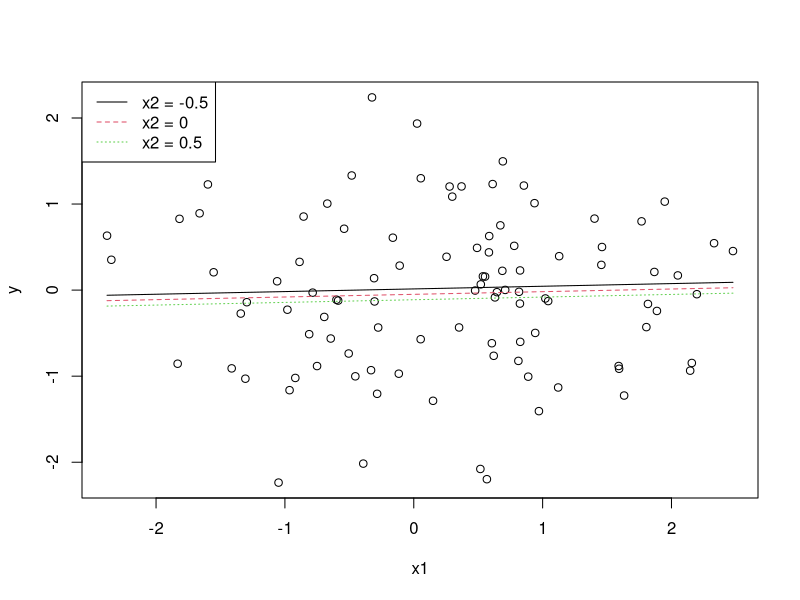
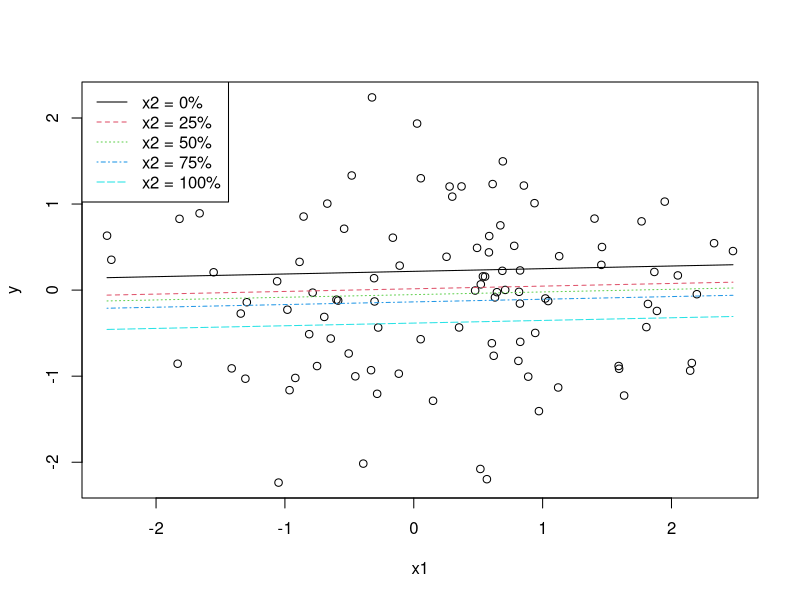
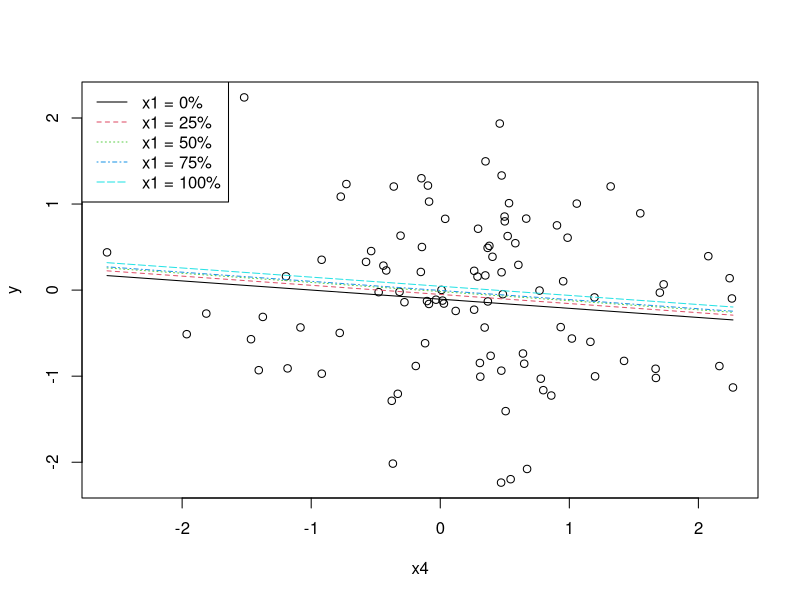
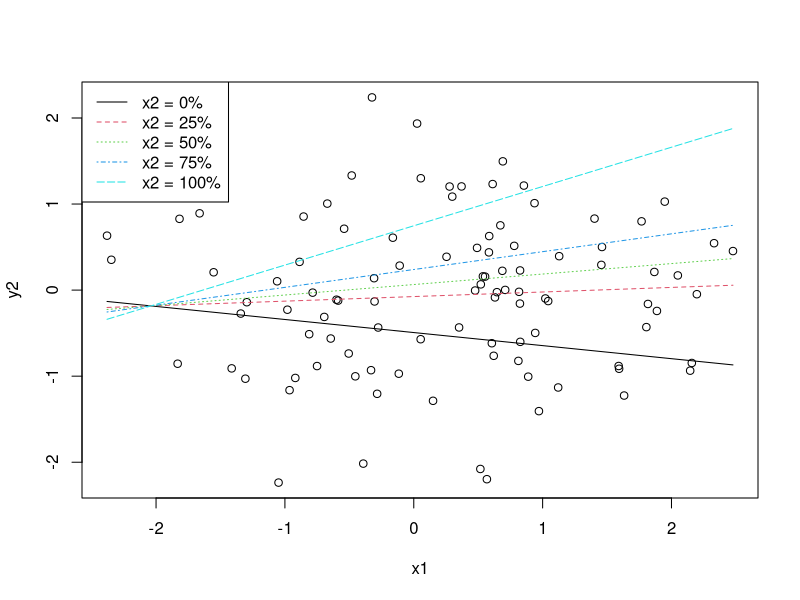
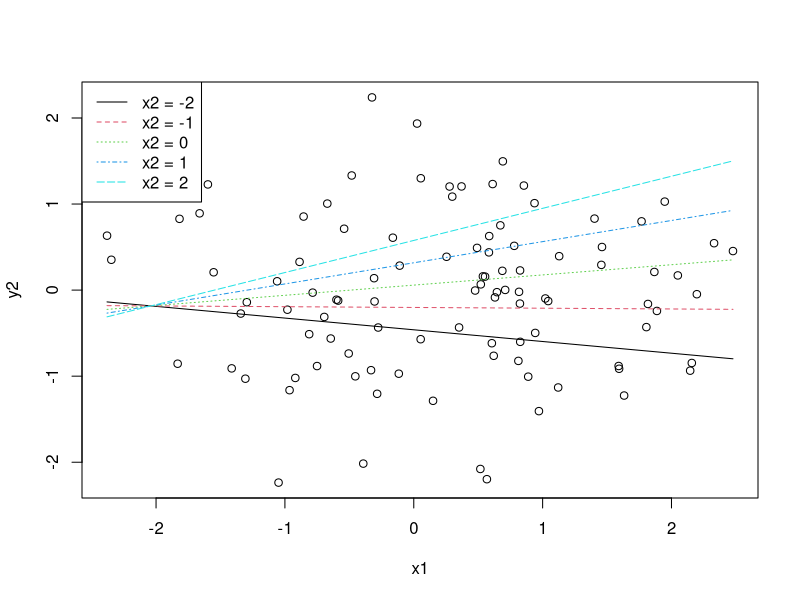
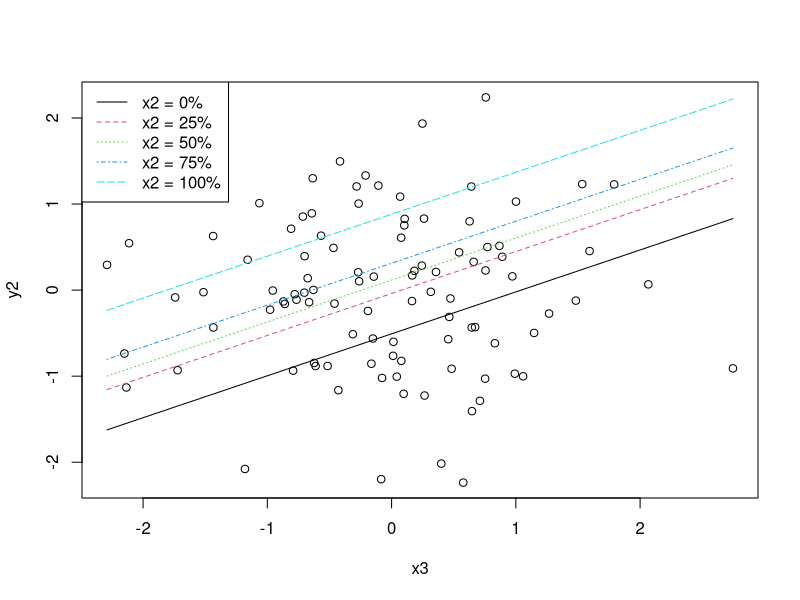

These charts were generated, in order, by the following R code:
## Paul E. Johnson <pauljohn@ku.edu>
## 2011-11-05

## Development version of a simple slope plotter.
## This version only works with numeric moderator.

## TODO: add switch to allow use of categorical moderator
## TODO: add swith to draw shaded "zones" to summarize
## statistical sigificance.

###Just a convenience function. Is in rockchalk package
plotSeq <- function(x, length.out=length(x)){
  xr <- range(x)
  pseq <- seq(xr[1], xr[2], length.out=length.out)
  pseq
}


## ssplot= simple slope plot
## ssplot a function that takes these arguments:
## model <- m1 # fitted regression object. must have a predict method
## plotx <- "x1" #string with name of IV to be plotted on x axis
## modx <- "x2" #string for moderator variable name
## modxVals <- c(1,2,3) #user specified "for instance" values. If
## omitted, quantiles will be used.
## depVar <- NULL. The dependent variable must be specified, or it must
## be available inside the fitted regression object (set lm argument y=TRUE)
## if plotx or modx is missing, stop

ssplot <- function(model=NULL, plotx=NULL, modx=NULL, modxVals=NULL){
  if (is.null(model)) stop("ssplot requires a fitted regression model.")
  if (is.null(plotx)) stop("ssplot requires the name of the variable to be drawn on the x axis")
  if (is.null(modx)) stop("ssplot requires the name of moderator variable for which several slopes are to be drawn")
  ##grab model matrix
  mm <- model.matrix(model)
  
  depVar <- model$model[ ,1] #first column is DV
  ylab <- colnames(model$model)[1]

  plotyRange <- range(depVar)
  plotxRange <- range(mm[ , plotx])
  modxRange <- range(mm[ , modx])
  ## use quantile values of modx unless told othewise
  if (is.null(modxVals)) {
    modxVals <- quantile(mm[ , modx])
##    names(modxVals) <- round(modxVals , 2)
  }
  
  
  plotxSeq <- plotSeq(plotxRange, l=40)
  
  mmmeans <- apply(mm, 2, mean)
  ##  remove plotx and modx variables from means
  mmmeans <- mmmeans[ -which(names(mmmeans) %in% c(plotx, modx))]
  
  newdf <- vector(length(modxRange), mode="list")
  for( i in 1:length(modxVals)){
    newdf[[i]] <- data.frame(plotxSeq)
    colnames(newdf[[i]]) <- c(plotx)
    newdf[[i]][ , modx] <- modxVals[i]
    newdf[[i]] <- data.frame(newdf[[i]], t(mmmeans))
    newdf[[i]]$pred <-predict(model, newdata=newdf[[i]])
  }
  
#  plot( mm[, plotx], dat$y)
#  lapply(newdf, function(mydat) { lines (mydat[[plotx]] , mydat$pred)} )
  
  plot( mm[, plotx], dat$y, xlab=plotx, ylab=ylab)
  for(i in 1:length(modxVals)){
    lines (newdf[[i]][[plotx]] , newdf[[i]][["pred"]], lty=i, col=i)
  }

  if (is.null(names(modxVals))) {
    legnd <- paste(modx," = ", modxVals, sep= "")
  } else { legnd<- paste(modx," = ", names(modxVals), sep = "")}
  legend("topleft", legend=legnd, lty=1:length(modxVals), col=1:length(modxVals), bg="white")
  ### Plot work finished.

  ### Now work on t-statistics for those slopes
  ### If there IS an interaction term in model, we need to calculate
  ### simple-slope = b_plotx + modxVals * b_modx:plotx
  ### But If the IS NO interaction term, we just need
  ### simple-slope = b_plotx.
  ivs <- attr(terms(model), "term.labels")
  bs <- coef(model)
  V <- vcov(model)
  relevantInteractions <-  c(paste(plotx,":",modx,sep=""), paste(modx,":",plotx,sep=""))

  bmodx <- NULL
  bplotx <- bs[plotx]
  if (any(relevantInteractions %in% ivs)) {
    interactionsIn <- relevantInteractions[which (relevantInteractions %in% ivs)]
    bmodx <- bs[interactionsIn]
    bsimple <- bplotx + bmodx * modxVals
    covbsimple <- cbind(1, modxVals^2, 2*modxVals) %*% c(V[plotx , plotx],  V[names(bmodx), names(bmodx)],  V[plotx, names(bmodx)])
    tbsimple <- bsimple / sqrt(covbsimple)
  } else {
    bmodx <- 0
    bsimple <- rep(bplotx, length(modxVals))
    covbsimple <- vcov(model)[plotx, plotx]
    tbsimple <- bsimple / sqrt(covbsimple)
  }
  
  data.frame(modx = modxVals, b = bsimple, se= sqrt(covbsimple), t= tbsimple, p= 2 * pt(abs(tbsimple), df=model$df.residual, lower.tail = FALSE))
  
}  


set.seed(12345)
x1 <- rnorm(100)
x2 <- rnorm(100)
x3 <- rnorm(100)
x4 <- rnorm(100)
y <- rnorm(100)
y2 <- 0.03 + 0.1*x1 + 0.1*x2 + 0.25*x1*x2 + 0.4*x3 -0.1*x4 + 1*rnorm(100)
dat <- data.frame(x1,x2,x3,x4,y, y2)
rm(x1, x2, x3, x4, y, y2)

##ordinary regression
m1 <- lm(y ~ x1 + x2 +x3 + x4, data=dat)
## must specify depvar parameter
ssplot(m1, plotx="x1", modx="x2", modxVals=c(-0.5,0,0.5))
ssplot(m1, plotx="x1", modx="x2")
ssplot(m1, plotx="x4", modx="x1")

m2 <- lm(y2 ~ x1*x2 + x3 +x4, data=dat)
summary(m2)
ssplot(m2, plotx="x1", modx="x2")

ssplot(m2, plotx="x1", modx="x2", modxVals=c( -2, -1, 0, 1, 2))

ssplot(m2, plotx="x3", modx="x2")
